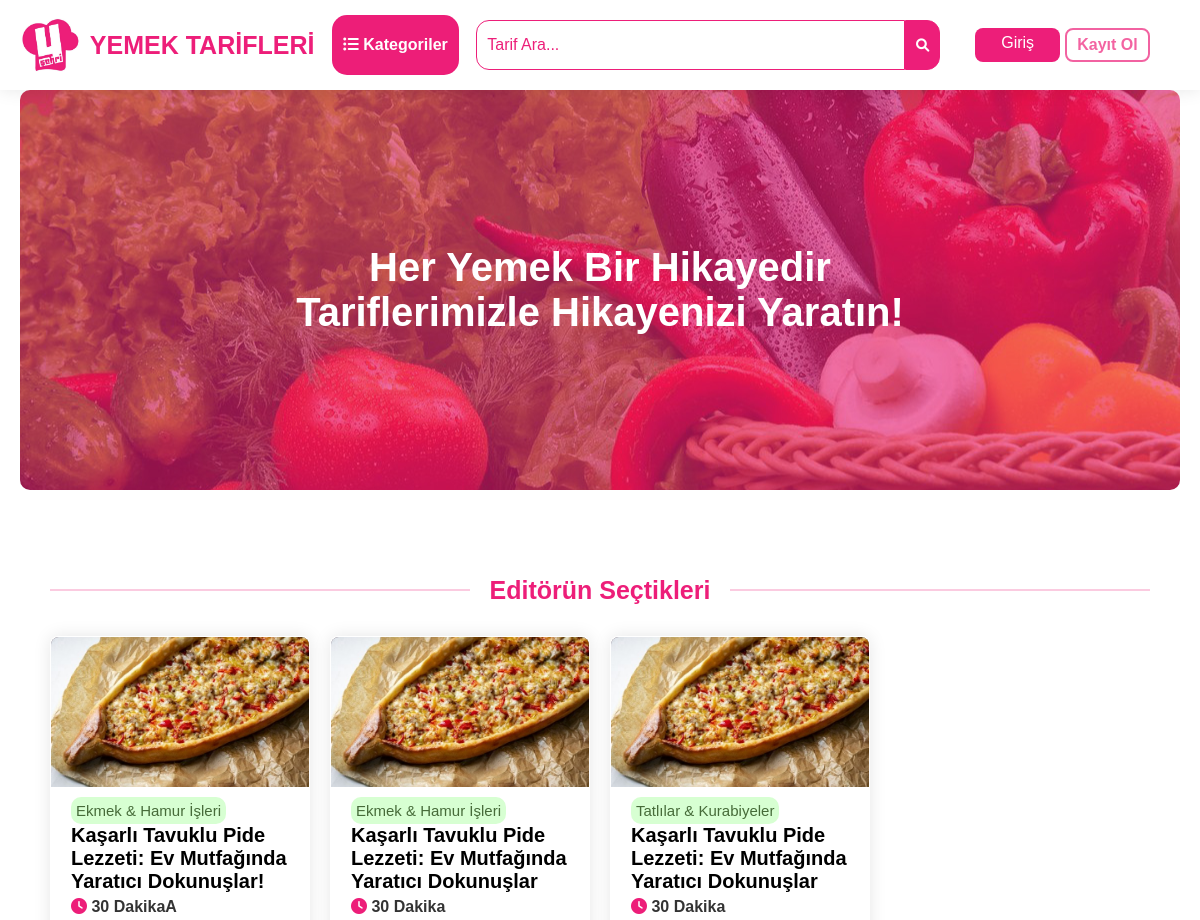
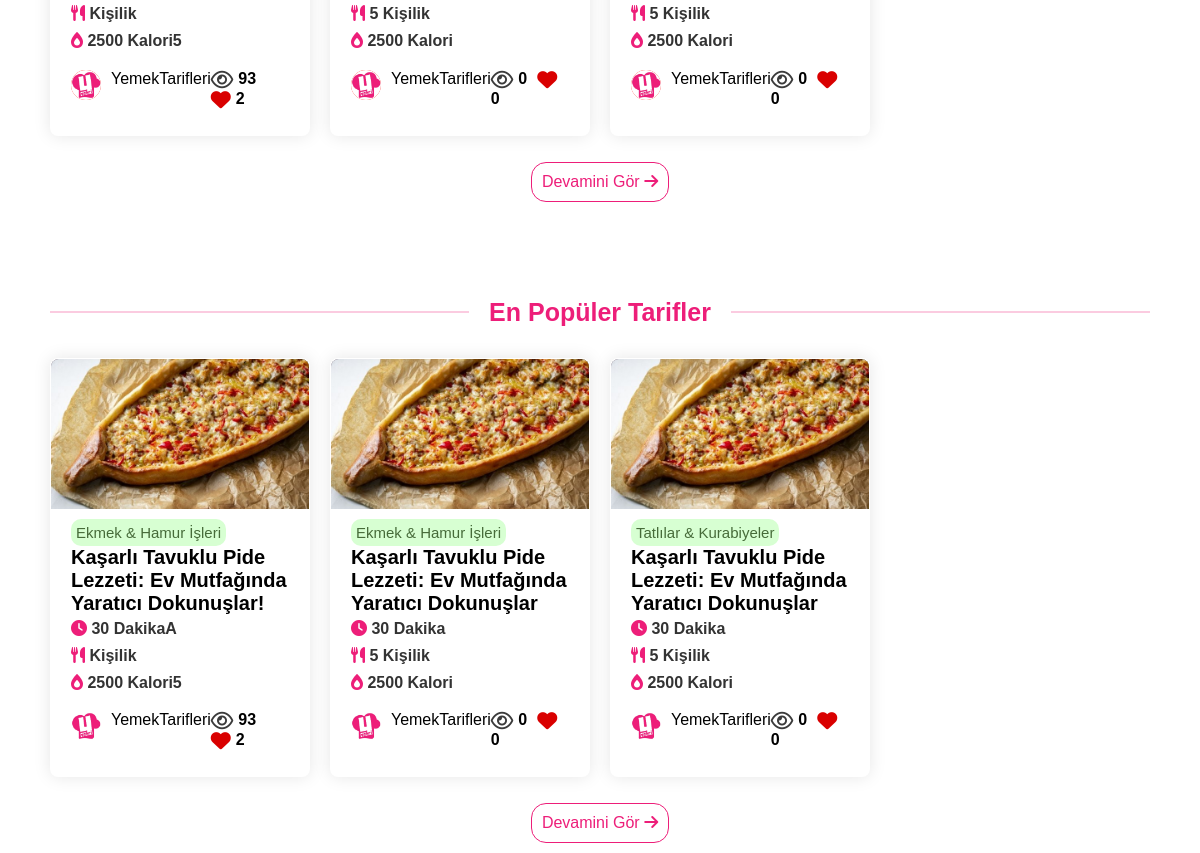
/yemektarifleri/index.php, run on the app's committed database (2 pictures, top to bottom).
### tables this page shows
CREATE TABLE `tema_ayarlari` (
  `id` int(11) NOT NULL,
  `logo` varchar(255) DEFAULT NULL,
  `site_adi` varchar(255) DEFAULT NULL,
  `slogan` varchar(255) DEFAULT NULL,
  `intro_gorsel` varchar(255) DEFAULT NULL
);

CREATE TABLE `tarifler` (
  `tarif_id` int(11) NOT NULL,
  `kategori_ad` varchar(50) NOT NULL,
  `kategori_url` varchar(255) NOT NULL,
  `baslik` varchar(100) NOT NULL,
  `sure` varchar(255) DEFAULT NULL,
  `boyut` varchar(20) DEFAULT NULL,
  `kalori` varchar(255) DEFAULT NULL,
  `resim` varchar(255) DEFAULT NULL,
  `url` varchar(255) DEFAULT NULL,
  `icindekiler` text DEFAULT NULL,
  `hazirlanis` text DEFAULT NULL,
  `tarih` text NOT NULL DEFAULT '27.05.2024',
  `goruntulenme` int(11) NOT NULL,
  `fav` int(11) NOT NULL
);

### yemektarifleri/tema_baglanti.php (called while the page is built, shortened)
<?php
include ("database.php");
$sql = "SELECT * FROM tema_ayarlari";
$result = $conn->query($sql);
if(mysqli_num_rows($result) > 0){
    $row = mysqli_fetch_assoc($result);
    $logo = $row['logo'];
    $site_adi = $row['site_adi'];
    $slogan = $row['slogan'];
}
?>

### yemektarifleri/index.php (the view, shortened to what this page needs)
<?php
include("database.php");
include("tema_baglanti.php");
?>
<!DOCTYPE html>
<html lang="en">
<head>
  <link rel="stylesheet" href="style.css">
	<link rel="stylesheet" href="https://pro.fontawesome.com/releases/v6.0.0-beta1/css/all.css" />
</head>
<body>
  <?php include ("header.php"); ?>
  <br><br><br><br>
  <div class="containerx">
    <div class="intro">
      <span>
        <?php echo $slogan ?>
        </span>
    </div>
  <div class="tarifler editorun_sectikleri">
      <h2 class="baslik-t8">
          <a class="card-baslik" href="">Editörün Seçtikleri</a>
      </h2>
  <ul class="card-containerx">
        <?php
        $query = "SELECT * FROM tarifler LIMIT 4";
        $result = mysqli_query($conn, $query);
        if (mysqli_num_rows($result) > 0) {
            while ($row = mysqli_fetch_assoc($result)) {
                echo "<li class='tarif-card'>";
                echo "<div class='img-div'>";
                echo "<img class='img-div' src='" . $row["resim"] . "' alt=''>";
                echo "</div>";
                echo "<div class='tarif-content'>";
                echo "<h2 class='tarif-kategori'>" . $row["kategori_ad"] . "</h2>";
                echo "<h1 class='tarif-baslik'><a href='" . $row['url'] . "?tarif_id=" . $row['tarif_id'] . "'>" . $row["baslik"] . "</a></h1>";
                echo "<h2 class='tarif-bilgi'><i class='fas fa-clock'></i> " . $row["sure"] . "</h2>";
                echo "<h2 class='tarif-bilgi'><i class='fas fa-utensils'></i> " . $row["boyut"] . "</h2>";
                echo "<h2 class='tarif-bilgi'><i class='fas fa-burn'></i> " . $row["kalori"] . "</h2>";
                echo "<div class='tarif-card_bottom'>";
                echo "<div class='yazar'>";
                echo "<img src='yemeksehri.jpeg' alt=''>";
                echo "YemekTarifleri";
                echo "<div class='degerlendirme'>";
                echo "<div class='favgor'>
                              <i class='far fa-eye'></i> <span>" . $row["goruntulenme"] . "</span>
                              <i class='fas fa-heart'></i> <span>" . $row["fav"] . "</span>";
                echo "</div>";
                echo "</div>";
                echo "</div>";
                echo "</div>";
                echo "</li>";
            }
        } else {
            echo "Henüz hiç tarif eklenmemiş.";
        }
        ?>
    </ul>
    <div class="devami">
      <a href="editorun-sectikleri.php">Devamini Gör <i class="fa-solid fa-arrow-right"></i></a>
    </div>
  </div>
  <div class="tarifler populer-tarifler">
  <h2 class="baslik-t8">
      <a class="card-baslik" href="">En Popüler Tarifler</a>
  </h2>
  <ul class="card-containerx">
        <?php
        $query = "SELECT * FROM tarifler ORDER BY goruntulenme DESC LIMIT 4";
        $result = mysqli_query($conn, $query);
        if (mysqli_num_rows($result) > 0) {
            while ($row = mysqli_fetch_assoc($result)) {
                echo "<li class='tarif-card'>";
                echo "<div class='img-div'>";
                echo "<img class='img-div' src='" . $row["resim"] . "' alt=''>";
                echo "</div>";
                echo "<div class='tarif-content'>";
                echo "<h2 class='tarif-kategori'>" . $row["kategori_ad"] . "</h2>";
                echo "<h1 class='tarif-baslik'><a href='" . $row['url'] . "?tarif_id=" . $row['tarif_id'] . "'>" . $row["baslik"] . "</a></h1>";
                echo "<h2 class='tarif-bilgi'><i class='fas fa-clock'></i> " . $row["sure"] . "</h2>";
                echo "<h2 class='tarif-bilgi'><i class='fas fa-utensils'></i> " . $row["boyut"] . "</h2>";
                echo "<h2 class='tarif-bilgi'><i class='fas fa-burn'></i> " . $row["kalori"] . "</h2>";
                echo "<div class='tarif-card_bottom'>";
                echo "<div class='yazar'>";
                echo "<img src='yemeksehri.jpeg' alt=''>";
                echo "YemekTarifleri";
                echo "<div class='degerlendirme'>";
                echo "<div class='favgor'>
                              <i class='far fa-eye'></i> <span>" . $row["goruntulenme"] . "</span>
                              <i class='fas fa-heart'></i> <span>" . $row["fav"] . "</span>";
                echo "</div>";
                echo "</div>";
                echo "</div>";
                echo "</div>";
                echo "</li>";
            }
        } else {
            echo "Henüz hiç tarif eklenmemiş.";
        }
        ?>
    </ul>
    <div class="devami">
      <a href="editorun-sectikleri.php">Devamini Gör <i class="fa-solid fa-arrow-right"></i></a>
    </div>
  </div>
  </body>
</html>

### yemektarifleri/header.php (shortened to what this page needs)
<!DOCTYPE html>
<html lang="en">
<head>
    <link rel="stylesheet" href="style.css">
	<link rel="stylesheet" href="https://pro.font
    awesome.com/releases/v6.0.0-beta1/css/all.css"
 />
    <link rel="stylesheet" href="media.css"><title>Card Layout</title>
</head>
<body>
<?php
if(isset($_SESSION["uye_id"])) {
  require ("z-header.php");
} else {
    require ("a-header.php");
}
?>
<br>
</body>
</html>

### yemektarifleri/a-header.php (shortened to what this page needs)
<?php
require ("database.php");
include ("tema_baglanti.php");
?>
<!DOCTYPE html>
<html lang="en">
<head>
    <link rel="stylesheet" href="style.css">
	<link rel="stylesheet" href="https://pro.fontawesome.com/releases/v6.0.0-beta1/css/all.css" />
    <link rel="stylesheet" href="media.css"><title>Card Layout</title>
</head>
<body>
<header style="display: <?php echo $display; ?>">
        <div class="header_1">
              <div class="logo">
              <a href="./index.php">
              <img src="<?php echo $logo ?>" alt="">
              <span><?php echo $site_adi ?></span>
              </a>
            </div>
            <button class="h-kategoriler_btn " id="header-kategoriler"><i class="fas fa-list-ul"></i> Kategoriler</button>
            <div class="search-bar">
              <form action="search.php" method="get">
                  <input type="text" name="search" placeholder="Tarif Ara...">
                  <button type="submit"><i class="fas fa-search"></i></button>
              </form>
          </div>
            <div class="login-register">
              <a class="btn-lr login" href="giris.php">Giriş</a>
              <a class="btn-lr register" href="kayit-ol.php">Kayıt Ol</a>
            </div>
        </div>
</header>
</body>
</html>

### yemektarifleri/a-header.php (style rules this page uses)
.header_1 { display:flex; }
.h-kategoriler_btn { transition: all 200ms; }
header { display:block !important; }

### data on the page
tema_ayarlari: logo (picture), site_adi "YEMEK TARİFLERİ", slogan "Her Yemek Bir Hikayedir Tariflerimizle Hikayenizi Yaratın!"
tarifler: resim (picture), kategori_ad "Ekmek & Hamur İşleri", baslik "Kaşarlı Tavuklu Pide Lezzeti: Ev Mutfağında Yaratıcı Dokunuşlar!", sure "30 DakikaA", boyut "Kişilik", kalori "2500 Kalori5", goruntulenme "93", fav "2"
tarifler: resim (picture), kategori_ad "Ekmek & Hamur İşleri", baslik "Kaşarlı Tavuklu Pide Lezzeti: Ev Mutfağında Yaratıcı Dokunuşlar", sure "30 Dakika", boyut "5 Kişilik", kalori "2500 Kalori", goruntulenme "0", fav "0"
tarifler: resim (picture), kategori_ad "Tatlılar & Kurabiyeler", baslik "Kaşarlı Tavuklu Pide Lezzeti: Ev Mutfağında Yaratıcı Dokunuşlar", sure "30 Dakika", boyut "5 Kişilik", kalori "2500 Kalori", goruntulenme "0", fav "0"
